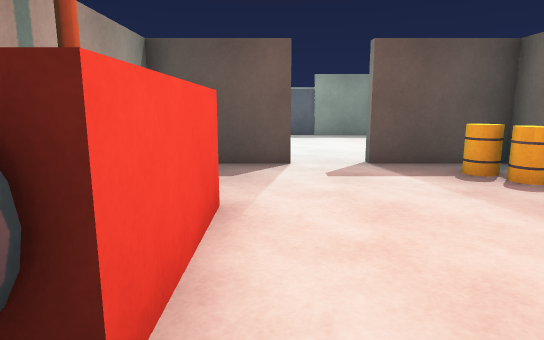
[1] (above)

17 first-person views from a walk through a Unity game level. The camera is 1.2 m above the floor, tilts 10° down and sees 75° across. The floor is counted in squares, 1 m on a side. Each view is taken from the middle of a square. On the plan, view 1 faces up. The plan holds only what a view shows up to about 14 squares ahead; the rest is blank. The place goes on beyond the plan. The player is left out.

[2]
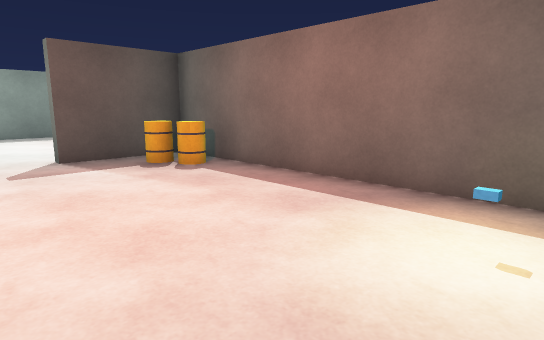

[3]
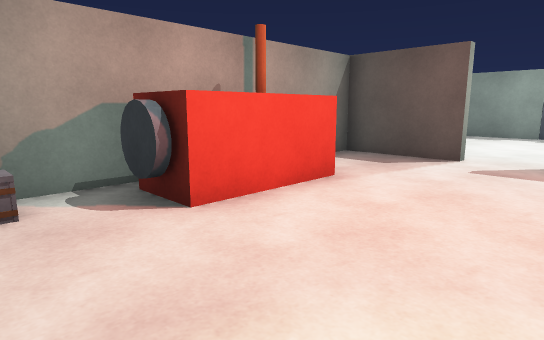

[4]
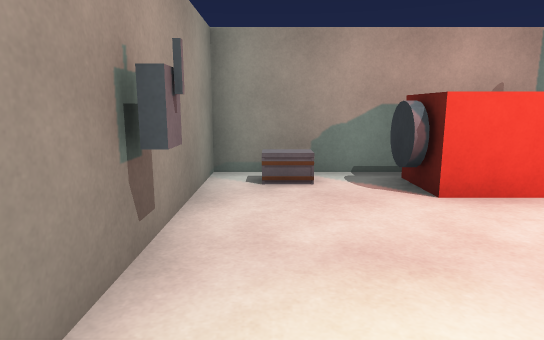

[5]
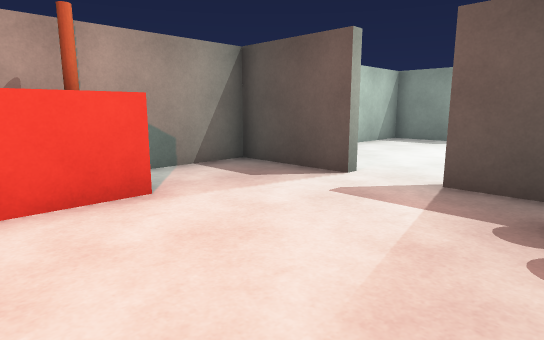

[6]
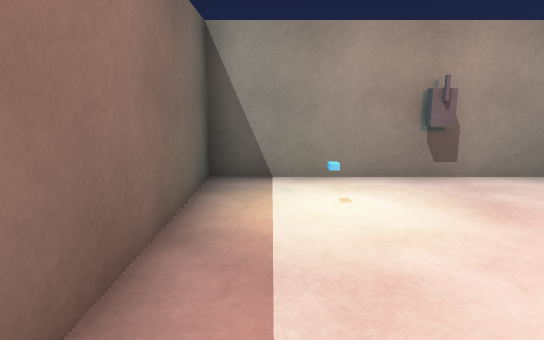

[7]
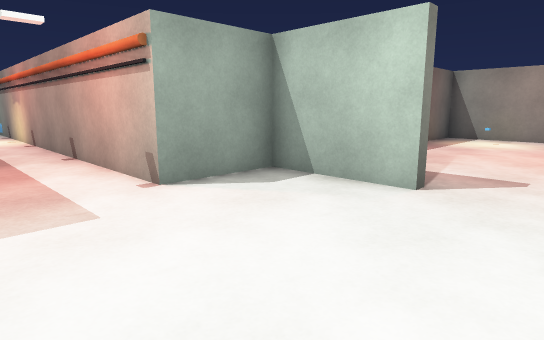

[8]
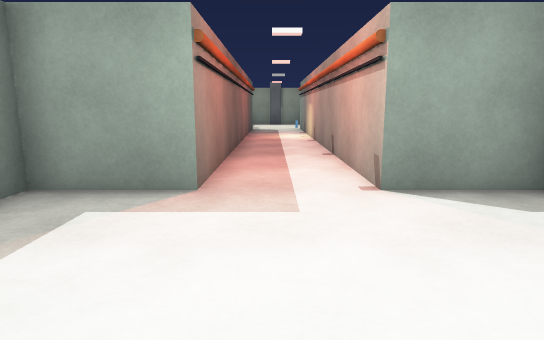

[9]
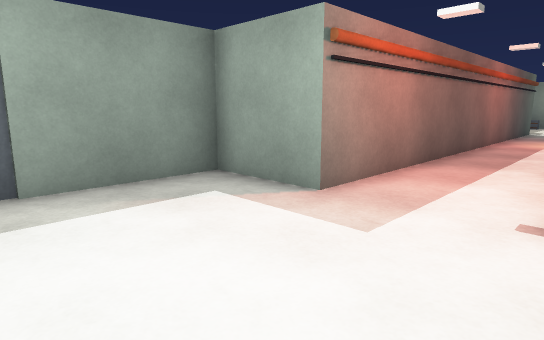

[10]
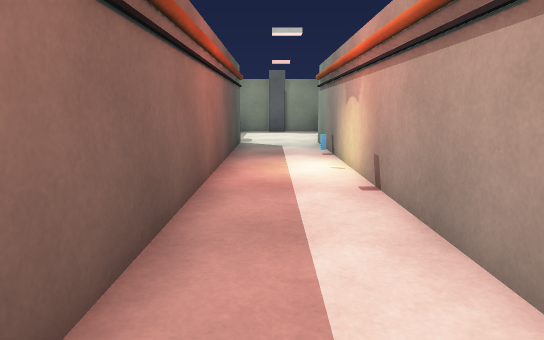

[11]
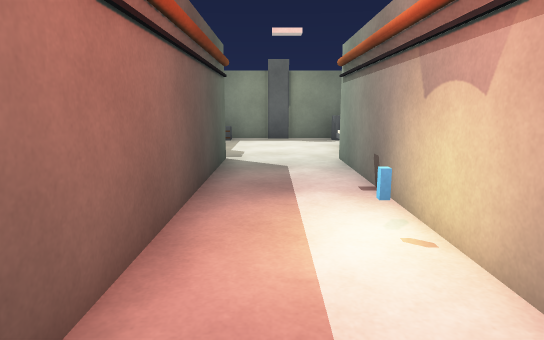

[12]
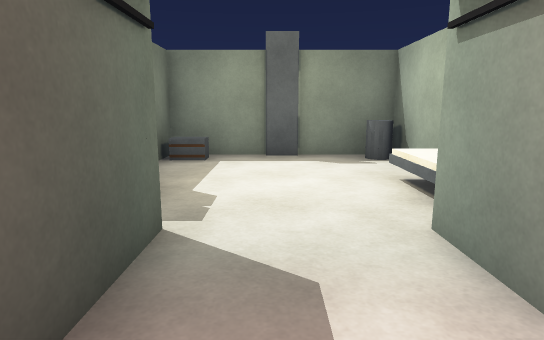

[13]
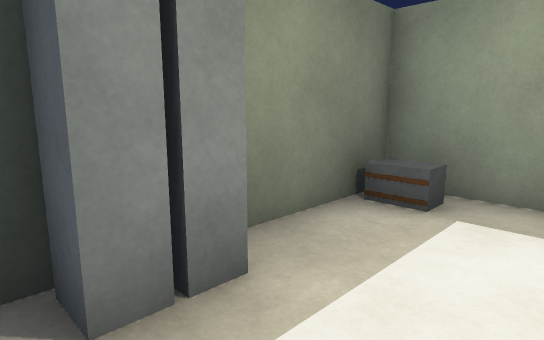

[14]
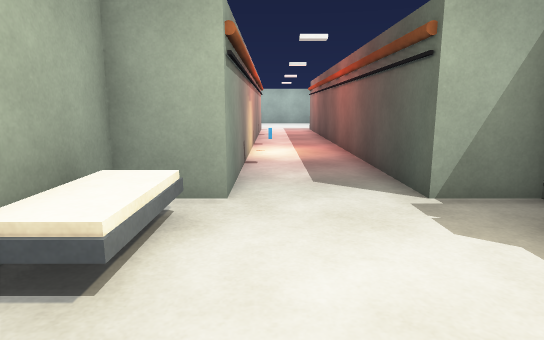

[15]
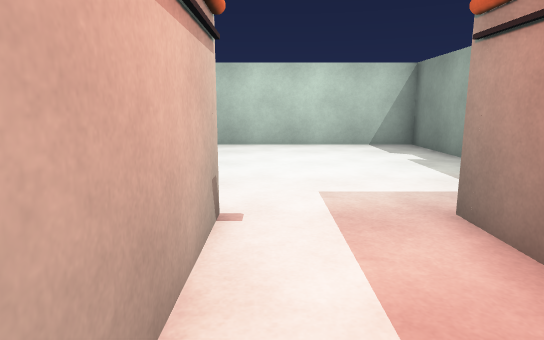

[16]
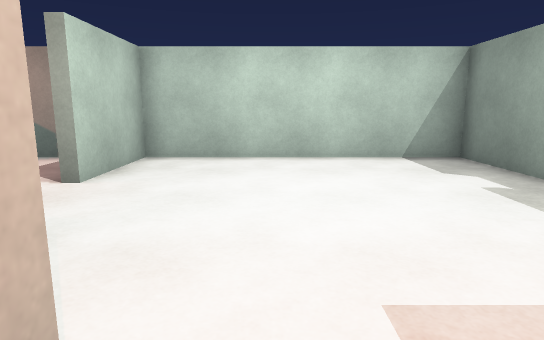

[17]
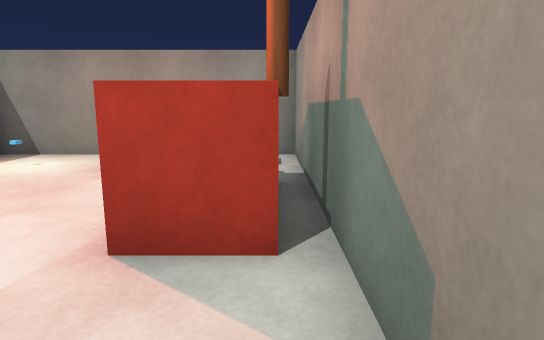

### Floor plan
Points are (right, up) in squares from view 1. A wall is a line through its corners. A room is listed if a view was taken in it or the views show most of it. See-through windows are left out.
Room 1 (views 1, 2, 3, 4, 5, 6, 17)
walls: (-1.6, 4.3) (-0.6, 4.3) (-0.6, 1.4); (0.4, 7.9) (0.4, 7.6) (-2.6, 7.6) (-2.6, -2.1) (5.1, -2.1) (5.1, 7.6) (2.1, 7.6) (2.1, 7.9)
ways out: opening at (1.5, 8) to room 2
objects: other object (-2, 1) to (-1, 1); other object (-2, 4); other object (4, 6); other object (4, 7)
Room 2 (views 7, 8, 9, 10, 11, 12, 15, 16)
walls: (2.1, 7.9) (5.1, 7.9) (5.1, 10.4) (20.4, 10.4) (20.4, 8.9) (21.4, 8.9); (20.4, 13.1) (5.1, 13.1) (5.1, 15.6) (-2.6, 15.6) (-2.6, 7.9) (0.4, 7.9)
ways out: opening at (1.5, 8) to room 1; opening at (20.7, 11) to room 3
objects: other object (15, 11)
Room 3 (views 13, 14)
walls: (22.6, 13.8) (21.5, 13.8) (21.5, 14.5); (25.9, 11.2) (25.9, 12.2); (26.1, 12.1) (26.1, 14.6) (23.2, 14.6); (21.4, 8.9) (24.6, 8.9); (20.4, 14.6) (20.4, 13.1); (26.1, 8.9) (26.1, 11.4)
ways out: opening at (20.7, 11) to room 2

Positions as (right, up) in squares from view 1, and headings:
1: (0, 0), facing up
2: (0, -1), facing up-right
3: (3, -1), facing up-left
4: (4, -1), facing left
5: (4, 2), facing up-left
6: (4, 4), facing down
7: (0, 13), facing down-right
8: (0, 12), facing right
9: (1, 10), facing up-right
10: (8, 12), facing right
11: (12, 12), facing right
12: (17, 12), facing right
13: (21, 12), facing up-right
14: (25, 11), facing left
15: (9, 11), facing left
16: (6, 11), facing left
17: (-2, 7), facing down
